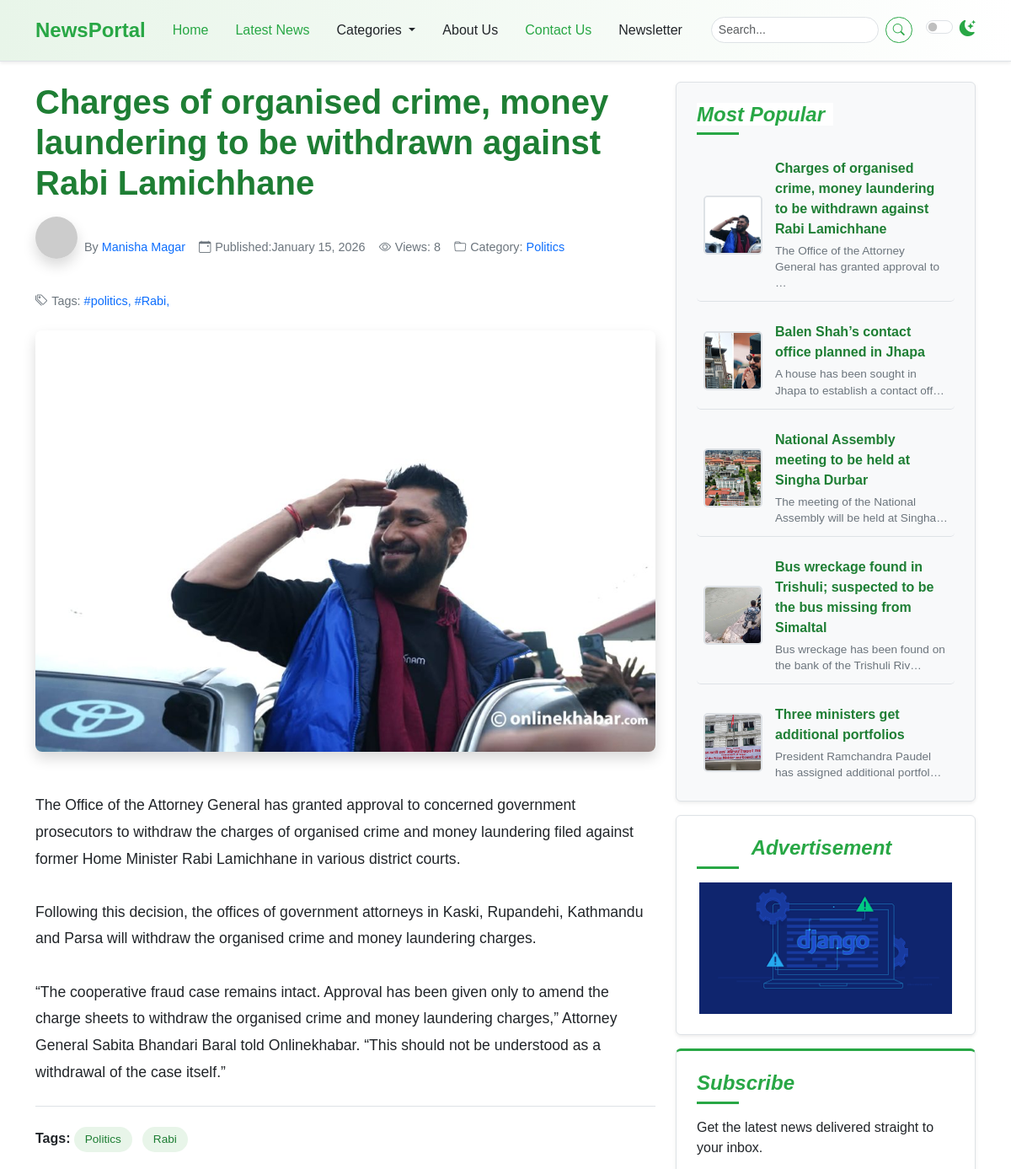
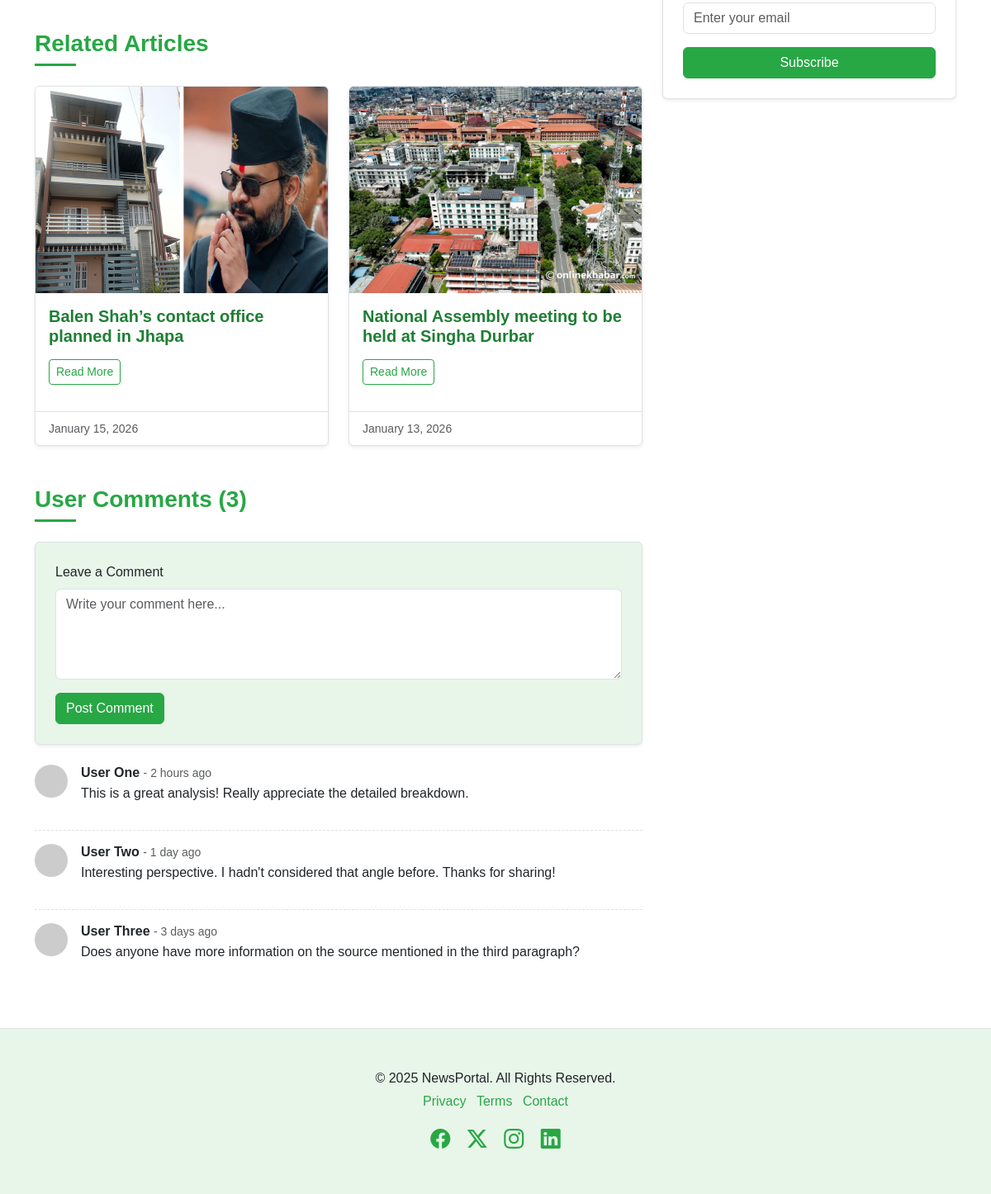
Page /post-detail/7/ on the committed database (2 pictures, top to bottom).
### newspaper/models.py (models this page shows, shortened)
class TimeStampModel(models.Model):
    created_at = models.DateTimeField(auto_now_add=True)
    updated_at = models.DateTimeField(auto_now=True)
    class Meta:
       abstract = True #don't care about the table in DB

class Post(TimeStampModel):
    STATUS_CHOICES = [
        ("active","Active"), #database/django
        ("in_active","Inactive"),
    ]
    title = models.CharField(max_length=200)
    content = models.TextField()
    featured_image = models.ImageField(upload_to="post_images/%Y/%m/%d",blank=False)
    author = models.ForeignKey("auth.User",on_delete=models.CASCADE)
    status = models.CharField(max_length=20, choices=STATUS_CHOICES, default="active")
    views_count =models.PositiveBigIntegerField(default=0)
    is_breaking_news = models.BooleanField(default=False)
    published_at = models.DateTimeField(null=True,blank=True)
    category = models.ForeignKey(Category,on_delete=models.CASCADE)
    tag = models.ManyToManyField(Tag)

class Category(TimeStampModel):
    name = models.CharField(max_length=100)
    icon = models.CharField(max_length=100, null= True ,blank=True)
    description = models.TextField(null=True, blank=True)
    class Meta:
        ordering = ["name"] #Category.objects.all()
        verbose_name="category"
        verbose_name_plural ="Categories"

class Tag(TimeStampModel):
    name = models.CharField(max_length=100)

class Advertisement(TimeStampModel):
    title = models.CharField(max_length=100)
    image = models.ImageField(upload_to="advertisement/%Y/%m/%d",blank=False)

### newspaper/views.py (the view)
# urls.py: path("post-detail/<int:pk>/", views.PostDetailView.as_view(), name="post-detail"),
class PostDetailView(SideBarMixin , DetailView):
    model =Post
    template_name = "newsportal/detail/detail.html"
    context_object_name = "post"
    def get_queryset(self):
        query = super().get_queryset()
        query = query.filter(published_at__isnull=False, status="active")
        return query
    def get_context_data(self, **kwargs):
        context = super().get_context_data(**kwargs)
        current_post = self.get_object()
        current_post.views_count += 1
        current_post.save()
        context ["related_articles"] = (
            Post.objects.filter(
                published_at__isnull=False,
                category=self.object.category,
                status="active"
            )
            .exclude(id=self.object.id)
            .order_by("-published_at","-views_count")[:2]
        )
        return context

### newspaper/nav.py (called while the page is built)
def navigation(request):
    categories = Category.objects.all()[:4]
    return {"categories": categories}

### newspaper/views.py (called while the page is built)
    def get_context_data(self,**kwargs):
        context = super().get_context_data(**kwargs)
        context["popular_posts"] = Post.objects.filter(
            published_at__isnull=False,
            status="active"
        ).order_by("-published_at")[:5]
        context['advertisement'] = (
            Advertisement.objects.all().order_by("-created_at").first()
        )
        return context

### templates/newsportal/detail/detail.html
{% extends "newsportal/base.html" %}
{% block content %}
    <div class="container mt-4">
      <div class="row">
        <div class="col-lg-8">
          {% include "newsportal/detail/left/post_detail.html" %}
          {% include "newsportal/detail/left/related_articles.html" %}
           {% include "newsportal/detail/left/comment_form.html" %}
           {% include "newsportal/detail/left/comment_list.html" %}
        </div>
        <div class="col-lg-4">
          <div class="position-sticky sticky-sidebar-offset">
            {% include "newsportal/home/right/most_popular.html" %}
            {% include "newsportal/home/right/advertisement.html" %}
            {% include "newsportal/home/right/newsletter.html" %}
          </div>
        </div>
      </div>
    </div>
{% endblock content %}

### templates/newsportal/detail/left/post_detail.html
<article>
            <header class="article-header mb-4">
              <h1 class="article-title">{{ post.title }}</h1>
              <div class="article-meta">
                <span class="author-profile">
                  <img src="https://placehold.co/300x200/28a745/ffffff?text=News+1" alt="Author" />
                  By <a href="#" class="text-decoration-none ms-1">{{ post.author.get_full_name }}</a>
                </span>
                <span><i class="bi bi-calendar-event"></i> Published:{{ post.published_at|date:"F j, Y" }} </span>
                <span><i class="bi bi-eye"></i> Views: {{ post.views_count }}</span>
                <span><i class="bi bi-folder"></i>Category: <a href="#" class="text-decoration-none ms-1">{{ post.category.name }}</a></span>
                <span><i class="bi bi-tags"></i>Tags: <a href="#" class="text-decoration-none ms-1">
                    {% for tag in post.tag.all %}
                        #{{ tag.name }},{% endfor %}
                </a></span>
            </div>
              <img src="{{ post.featured_image.url }}"
                   width="1200"
                   height="500"
                   alt="Featured Article Image" />
            </header>
            <section class="article-content">
              {{ post.content|linebreaksbr }}
            </section>
            <footer class="mt-4 pt-4 border-top">
              <div class="article-tags">
                <strong>Tags:</strong>
                {% for tag in post.tag.all %}
                <a href="#">{{ tag.name|title }}</a>
                {% endfor %}
              </div>
            </footer>
</article>

### templates/newsportal/detail/left/related_articles.html
<section class="related-articles mt-5">
  <h3 class="mb-4 section-title">
    <span>Related Articles</span>
  </h3>
  <div class="row row-cols-1 row-cols-md-2 g-4">
      {% for post in related_articles %}
        <div class="col">
          <div class="card h-100 shadow-sm news-card">
            <img src="{{ post.featured_image.url }}"
                  class="card-img-top"
                   alt="{{ post.title }}"
                   width ="400"
                   height ="250"/>
          <div class="card-body">
            <h5 class="card-title">{{ post.title }}</h5>
            <a href="{ % url 'post-detail' post.pk % }"
               class="btn btn-outline-success btn-sm mt-2">Read More</a>
          </div>
          <div class="card-footer">
            <small class="text-muted">{{ post.published_at|date:"F j, Y" }}</small>
          </div>
         </div>
       </div>
      {% endfor %}
  </div>
</section>

### templates/newsportal/home/right/most_popular.html
<div class="p-4 mb-3 bg-light rounded sidebar-widget shadow-sm">
    <h4 class="fst-italic section-title">
        <span>Most Popular</span>
    </h4>
    <ul class="list-unstyled mb-0 popular-list">
        {% for post in popular_posts %}
        <li>
            <img src="{{ post.featured_image.url }} "
                width="70"
                height="70"
                alt="Popular 1" />
                  <div>
                      <a href="article.html" class="popular-title-link"> {{ post.title }} </a>
                      <p class="popular-description"> {{post.content|truncatechars:60 }} </p>
                  </div>
                </li>
        {% endfor %}
    </ul>
</div>

### templates/newsportal/home/right/advertisement.html
            <div class="p-4 mb-3 rounded sidebar-widget shadow-sm text-center">
              <h4 class="fst-italic section-title">
                <span>Advertisement</span>
              </h4>
              <img src="{{ advertisement.image.url }}"
                 width="300"
                 height="250"
                 class="img-fluid"
                   alt="Advertisement" />
            </div>

### static/css/style.css (style rules this page uses)
:root { --primary-green: #28a745; --light-green: #e8f5e9; --dark-green: #1e7e34; --accent-green: #5cb85c; --text-color-light: #212529; --text-color-dark: #f8f9fa; --bg-light: #ffffff; --bg-dark: #212529; --card-bg-light: #ffffff; --card-bg-dark: #343a40; --border-color-light: #dee2e6; --border-color-dark: #495057; --shadow-sm: 0 0.125rem 0.25rem rgba(0, 0, 0, 0.075); --shadow: 0 0.5rem 1rem rgba(0, 0, 0, 0.15); --transition-speed: 0.3s ease; }
body { font-family: "Poppins", sans-serif; background-color: var(--bg-light); color: var(--text-color-light); transition: background-color var(--transition-speed), color var(--transition-speed); }
.section-title { position: relative; padding-bottom: 10px; margin-bottom: 20px; font-weight: 600; color: var(--primary-green); }
.section-title span { position: relative; z-index: 1; background-color: var(--bg-light); padding-right: 10px; }
.section-title::after { content: ""; position: absolute; left: 0; bottom: 0; width: 50px; height: 3px; background-color: var(--primary-green); }
.card { border: 1px solid var(--border-color-light); transition: box-shadow var(--transition-speed), transform var(--transition-speed); background-color: var(--card-bg-light); color: var(--text-color-light); }
.card-title { color: var(--dark-green); font-weight: 600; }
.card-footer { background-color: transparent; border-top: 1px solid var(--border-color-light); }
.sidebar-widget { background-color: var(--card-bg-light); border: 1px solid var(--border-color-light); padding: 1.5rem !important; }
.sidebar-widget h4 { color: var(--primary-green); margin-bottom: 1rem; }
.popular-list li { display: flex; align-items: center; margin-bottom: 0.75rem; padding: 0.75rem 0.5rem; border-bottom: 1px solid var(--border-color-light); transition: background-color var(--transition-speed); border-radius: 5px; }
.popular-list li:last-child { border-bottom: none; margin-bottom: 0; padding-bottom: 0; }
.popular-list img { width: 70px; height: 70px; object-fit: cover; border-radius: 5px; margin-right: 15px; flex-shrink: 0; border: 2px solid var(--border-color-light); }
.popular-list li div { display: flex; flex-direction: column; justify-content: center; flex-grow: 1; }
.popular-list .popular-title-link { text-decoration: none; color: var(--dark-green); font-weight: 600; margin-bottom: 0.25rem; display: block; transition: color var(--transition-speed); }
.popular-list .popular-description { font-size: 0.85rem; color: #6c757d; margin-bottom: 0; line-height: 1.4; }
.popular-list a { text-decoration: none; color: var(--text-color-light); transition: color var(--transition-speed); flex-grow: 1; }
.btn-outline-success { color: var(--primary-green); border-color: var(--primary-green); transition: background-color var(--transition-speed), color var(--transition-speed); }
.article-header img { width: 100%; max-height: 500px; object-fit: cover; border-radius: 0.5rem; margin-bottom: 1.5rem; box-shadow: var(--shadow); }
.article-title { font-size: 2.5rem; font-weight: 700; margin-bottom: 1rem; color: var(--dark-green); }
.article-meta { font-size: 0.9rem; color: #6c757d; margin-bottom: 1.5rem; display: flex; flex-wrap: wrap; gap: 1rem; align-items: center; }
.article-meta span { display: inline-flex; align-items: center; }
.article-meta i { margin-right: 0.3rem; }
.author-profile img { width: 50px; height: 50px; border-radius: 50%; margin-right: 0.5rem; }
.article-content { line-height: 1.8; font-size: 1.1rem; }
.article-tags a { display: inline-block; background-color: var(--light-green); color: var(--dark-green); padding: 0.3rem 0.8rem; margin-right: 0.5rem; margin-bottom: 0.5rem; border-radius: 15px; font-size: 0.85rem; text-decoration: none; transition: background-color var(--transition-speed), color var(--transition-speed); }
.related-articles .card { margin-bottom: 1rem; }
.sticky-sidebar-offset { top: 6rem; }

### rows in the picture
Post: title "Charges of organised crime, money laundering to be withdrawn against Rabi Lamichhane", author.get_full_name "Manisha Magar", published_at "January 15, 2026", views_count "8", category.name "Politics", featured_image (picture), content "The Office of the Attorney General has granted approval to concerned government prosecutors to withdraw the charges of organised crime and money laundering filed against former Home Minister Rabi Lamichhane in various district courts. Following this decision, the offices of government attorneys in Kaski, Rupandehi, Kathmandu and Parsa will withdraw the organised crime and money laundering charges. “The cooperative fraud case remains intact. Approval has been given only to amend the charge sheets to withdraw the organised crime and money laundering charges,” Attorney General Sabita Bhandari Baral told Onlinekhabar. “This should not be understood as a withdrawal of the case itself.”", content "The Office of the Attorney General has granted approval to …"
Tag: name "politics", name "Politics"
Tag: name "Rabi"
Post: featured_image (picture), title "Balen Shah’s contact office planned in Jhapa", published_at "January 15, 2026", content "A house has been sought in Jhapa to establish a contact off…"
Post: featured_image (picture), title "National Assembly meeting to be held at Singha Durbar", published_at "January 13, 2026", content "The meeting of the National Assembly will be held at Singha…"
Post: featured_image (picture), title "Bus wreckage found in Trishuli; suspected to be the bus missing from Simaltal", content "Bus wreckage has been found on the bank of the Trishuli Riv…"
Post: featured_image (picture), title "Three ministers get additional portfolios", content "President Ramchandra Paudel has assigned additional portfol…"
Advertisement: image (picture)
